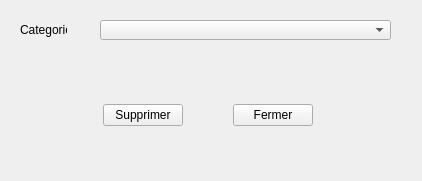
<?xml version="1.0" encoding="UTF-8"?>
<ui version="4.0">
 <class>MainWindow</class>
 <widget class="QMainWindow" name="MainWindow">
  <property name="geometry">
   <rect>
    <x>0</x>
    <y>0</y>
    <width>422</width>
    <height>181</height>
   </rect>
  </property>
  <property name="windowTitle">
   <string>Supprimer categorie</string>
  </property>
  <widget class="QWidget" name="centralwidget">
   <widget class="QLabel" name="label">
    <property name="geometry">
     <rect>
      <x>20</x>
      <y>20</y>
      <width>47</width>
      <height>20</height>
     </rect>
    </property>
    <property name="text">
     <string>Categorie</string>
    </property>
   </widget>
   <widget class="QComboBox" name="categorie">
    <property name="geometry">
     <rect>
      <x>100</x>
      <y>20</y>
      <width>291</width>
      <height>20</height>
     </rect>
    </property>
   </widget>
   <widget class="QWidget" name="layoutWidget">
    <property name="geometry">
     <rect>
      <x>60</x>
      <y>100</y>
      <width>296</width>
      <height>31</height>
     </rect>
    </property>
    <layout class="QHBoxLayout" name="horizontalLayout_3">
     <item>
      <spacer name="horizontalSpacer_7">
       <property name="orientation">
        <enum>Qt::Horizontal</enum>
       </property>
       <property name="sizeHint" stdset="0">
        <size>
         <width>40</width>
         <height>20</height>
        </size>
       </property>
      </spacer>
     </item>
     <item>
      <widget class="QPushButton" name="supprimer">
       <property name="text">
        <string>Supprimer</string>
       </property>
      </widget>
     </item>
     <item>
      <spacer name="horizontalSpacer_8">
       <property name="orientation">
        <enum>Qt::Horizontal</enum>
       </property>
       <property name="sizeHint" stdset="0">
        <size>
         <width>40</width>
         <height>20</height>
        </size>
       </property>
      </spacer>
     </item>
     <item>
      <widget class="QPushButton" name="fermer_3">
       <property name="text">
        <string>Fermer</string>
       </property>
      </widget>
     </item>
     <item>
      <spacer name="horizontalSpacer_9">
       <property name="orientation">
        <enum>Qt::Horizontal</enum>
       </property>
       <property name="sizeHint" stdset="0">
        <size>
         <width>40</width>
         <height>20</height>
        </size>
       </property>
      </spacer>
     </item>
    </layout>
   </widget>
  </widget>
 </widget>
 <resources/>
 <connections/>
</ui>
